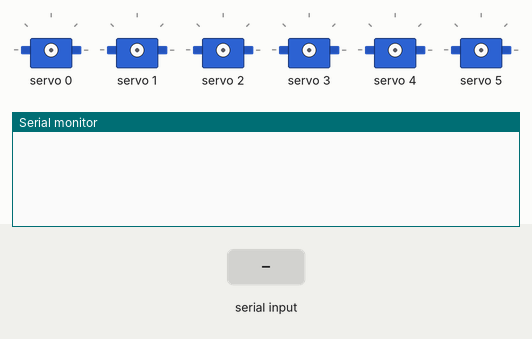
A program run on a simulated Arduino Uno, built with avr-gcc and run on an emulated ATmega328P. Shown: 6 × servo, the last lines printed to the serial monitor. The test bench sets the inputs (shaded band).

Above: at 1.2 s.
1.3 s: "1\n" received over Serial
At 2.2 s:
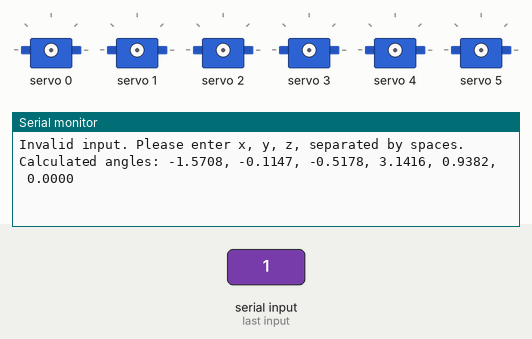
At 3.5 s:
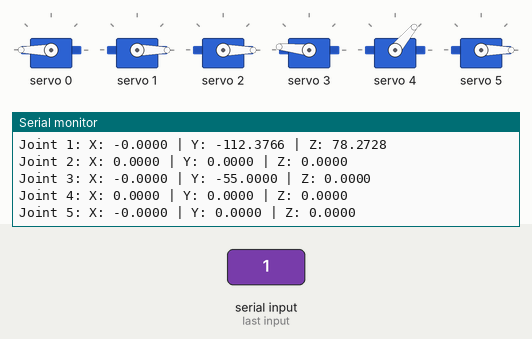
Timing chart, 0 to 5.0 s (numbered marks = the images above; inputs shaded):
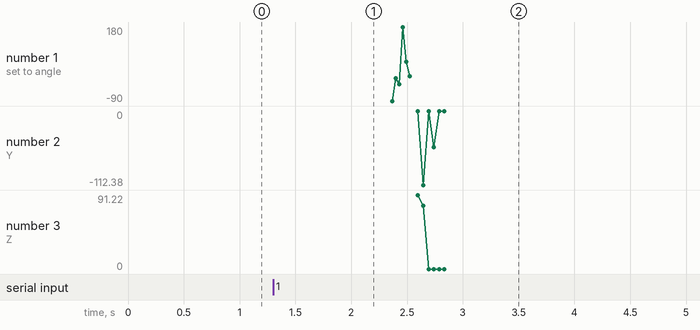

The program:

main.cpp
```cpp
#include <Arduino.h>

#include <Wire.h>                     //to use i2c
#include <Adafruit_PWMServoDriver.h>  // Using Adafruit driver library
#include "IK.h" // Include the IK header file
#include <stdio.h>                                        // Include for sscanf
Adafruit_PWMServoDriver pwm = Adafruit_PWMServoDriver();  //Default address 0x40

#define SERVO_MIN 125  // Corresponds to ~500µs pulse
#define SERVO_MAX 575  // Corresponds to ~2500µs pulse

#define D1 91.22 // Distance from ground to q1 in mm
#define A2 113.12 // Distance from q1 to q2 in mm
#define D4 97.05 // Distance from q2 to wrist in mm
#define D6 55.0 // Distance from wrist to gripper in mm
// Need to go and fix these constants in mm

void motorActivator(uint8_t servoNum, float angle) {
  int pulseLength = map(round(angle), 0,  180, SERVO_MIN, SERVO_MAX); // Need to round up and map to integer for PWM control
  pwm.setPWM(servoNum, 0, pulseLength); //actuate the servos
}

void setup() {
  Serial.begin(9600);  // Start serial communication for debugging purposes
  pwm.begin();         // Initialize the PCA9685 module.
  pwm.setPWMFreq(60);  // Set the PWM frequency suitable for servos.
}


void loop() {
  if (Serial.available() > 0) {
    String input = Serial.readStringUntil('\n');
    input.trim();  // Remove any leading/trailing whitespace or newline
    float x, y, z;
    int firstComma = input.indexOf(',');
    int secondComma = input.indexOf(',', firstComma + 1);

    if (firstComma != -1 && secondComma != -1) {
      String xStr = input.substring(0, firstComma);
      String yStr = input.substring(firstComma + 1, secondComma);
      String zStr = input.substring(secondComma + 1);

      x = xStr.toDouble();
      y = yStr.toDouble();
      z = zStr.toDouble();

      Serial.print("Parsed coordinates -> X: ");
      Serial.print(x);
      Serial.print(" | Y: ");
      Serial.print(y);
      Serial.print(" | Z: ");
      Serial.println(z);
    } else {
      Serial.println("Invalid input. Please enter x, y, z, separated by spaces.");
    }

    double w[3][3]= {{0,1,0},    //the target rotation matrix
                 {0,0,1},
                 {1,0,0}};
    double angles[6] = {0, 0, 0, 0, 0, 0}; // Array to hold the calculated joint angles

    // Compute inverse kinematics
    IK::IK_DATA ikData = {D1, A2, D4, D6}; // Initialize the IK data structure
    IK ik(ikData); // Create an instance of the IK class
    ik.inverseKinematics(x, y, z, w, angles, false); // Perform inverse kinematics

    Serial.print("Calculated angles: ");
    for (int i = 0; i < 6; i++) {
      Serial.print(angles[i], 4); // Print each angle with 4 decimal places
      if (i < 5) Serial.print(", ");
    }
    Serial.println();
    delay(1000); // Delay for a second before the next loop iteration

    // Convert angles to servo positions
    for (int i = 0; i < 6; i++) {
      float servoAngle = IK::toDeg(angles[i]); // Convert radians to degrees
      motorActivator(i, servoAngle); // Activate the servo with the calculated angle
      Serial.print("Servo ");
      Serial.print(i);
      Serial.print(" set to angle: ");
      Serial.println(servoAngle);
    }

    //Double Check by performing forward kinematics
    double jointPos[6][3] = {0}; // Array to hold the joint positions
    ik.forwardKinematics(angles, jointPos); // Perform forward kinematics
    Serial.println("Joint positions after forward kinematics:");
    for (int i = 0; i < 6; i++) {
      Serial.print("Joint ");
      Serial.print(i);
      Serial.print(": X: ");
      Serial.print(jointPos[i][0], 4);
      Serial.print(" | Y: ");
      Serial.print(jointPos[i][1], 4);
      Serial.print(" | Z: ");
      Serial.println(jointPos[i][2], 4);
    }
  }
}
```

IK.h
```cpp
#pragma once

#define PI          3.141592653589793238462
#define half_pi     1.570796326794897
#define degtorad    0.0174532925199
#define radtodeg    57.295779513082

class IK
{
public:
    struct IK_DATA {
        double d1; // Ground to q1
        double a2; // q1 to q2
        double d4; // q2 to wrist
        double d6; // wrist to gripper
    };

    IK(IK_DATA data) : m_IK(data) {}

    void inverseKinematics(double x, double y, double z, double t[3][3], double angles[6], bool flip);
    void forwardKinematics(double angles[6], double jointPos[6][3]);

    static double toRad(double a);
    static double toDeg(double a);

private:
    IK_DATA m_IK;
};
```

IK.cpp
```cpp
#include <unistd.h>
#include <math.h>
#include <float.h>
//#include <iostream>
#include <stdio.h>
#include <time.h>
//#include<vector>
//#include <chrono>

#include "IK.h"

#define x_comp  0
#define y_comp  1
#define z_comp  2

using namespace::std;

double epsilon = 0.0001;

void IK::inverseKinematics(double x, double y, double z, double t[3][3], double angles[6], bool flip)
{
    double xc = x - m_IK.d6*t[0][2];
    double yc = y - m_IK.d6*t[1][2];
    double zc = z - m_IK.d6*t[2][2];

    angles[0] = atan2(yc,xc);

    double D = ( pow(xc,2) + pow(yc,2) + pow((zc-m_IK.d1),2) - pow(m_IK.a2,2) - pow(m_IK.d4,2) ) / (2*m_IK.a2*m_IK.d4);
    angles[2] = atan2(-sqrt(1 - pow(D,2)), D);

    double k1 = m_IK.a2+m_IK.d4*cos(angles[2]);
    double k2 =         m_IK.d4*sin(angles[2]);
    angles[1] = atan2( (zc-m_IK.d1), sqrt(pow(xc,2) + pow(yc,2)) ) - atan2(k2,k1) ;

    angles[2] += PI/2;

    double q1 = angles[0];
    double q2 = angles[1];
    double q3 = angles[2];

    double r11,r12,r13,r21,r22,r23,r31,r32,r33;
    r11=t[0][0]; r12=t[0][1]; r13=t[0][2];
    r21=t[1][0]; r22=t[1][1]; r23=t[1][2];
    r31=t[2][0]; r32=t[2][1]; r33=t[2][2];

    double ax =  r13*cos(q1)*cos(q2 + q3) + r23*cos(q2 + q3)*sin(q1) + r33*sin(q2 + q3);
    double ay = -r23*cos(q1)      + r13*sin(q1);
    double az = -r33*cos(q2 + q3) + r13*cos(q1)*sin(q2 + q3) + r23*sin(q1)*sin(q2 + q3);
    double sz = -r32*cos(q2 + q3) + r12*cos(q1)*sin(q2 + q3) + r22*sin(q1)*sin(q2 + q3);
    double nz = -r31*cos(q2 + q3) + r11*cos(q1)*sin(q2 + q3) + r21*sin(q1)*sin(q2 + q3);

    if (ax == 0) ax = epsilon;
    if (ay == 0) ay = epsilon;

	if (flip) {
		angles[3] = atan2(-ay,-ax);
		angles[4] = atan2(-sqrt(ax*ax+ay*ay),az);
		angles[5] = atan2(-sz,nz);
	}
	else {
		angles[3] = atan2(ay,ax);
		angles[4] = atan2(sqrt(ax*ax+ay*ay),az);
		angles[5] = atan2(sz,-nz);
	}
}

void IK::forwardKinematics(double angles[6], double jointPos[6][3])
{
    double q1,q2,q3,q4,q5;
    q1=angles[0]; q2=angles[1]; q3=angles[2]; q4=angles[3]; q5=angles[4];

    jointPos[0][x_comp] = 0;
    jointPos[0][y_comp] = 0;
    jointPos[0][z_comp] = m_IK.d1;

    jointPos[1][x_comp]  = m_IK.a2*cos(q1)*cos(q2);
    jointPos[1][y_comp]  = m_IK.a2*cos(q2)*sin(q1);
    jointPos[1][z_comp]  = m_IK.d1+m_IK.a2*sin(q2);

    jointPos[2][x_comp] = 0;
    jointPos[2][y_comp] = 0;
    jointPos[2][z_comp] = 0;
    // jointPos[2][x_comp] = cos(q1)*(m_IK.a2*cos(q2) + (m_IK.d4/2.0)*sin(q2+q3));
    // jointPos[2][y_comp] = sin(q1)*(m_IK.a2*cos(q2) + (m_IK.d4/2.0)*sin(q2+q3));
    // jointPos[2][z_comp] = m_IK.d1 - (m_IK.d4/2.0)*cos(q2+q3)+m_IK.a2*sin(q2);

    jointPos[3][x_comp] = cos(q1)*(m_IK.a2*cos(q2) + m_IK.d4*sin(q2+q3));
    jointPos[3][y_comp] = sin(q1)*(m_IK.a2*cos(q2) + m_IK.d4*sin(q2+q3));
    jointPos[3][z_comp] = m_IK.d1 - m_IK.d4*cos(q2+q3) + m_IK.a2*sin(q2);

    jointPos[4][x_comp] = 0;
    jointPos[4][y_comp] = 0;
    jointPos[4][z_comp] = 0;
    // jointPos[4][x_comp] = (m_IK.d6/2.0)*sin(q1)*sin(q4)*sin(q5) + cos(q1)*(m_IK.a2*cos(q2) + (m_IK.d4 + (m_IK.d6/2.0)*cos(q5))*sin(q2 + q3) + (m_IK.d6/2.0)*cos(q2 + q3)*cos(q4)*sin(q5));
    // jointPos[4][y_comp] = cos(q3)*(m_IK.d4 + (m_IK.d6/2.0)*cos(q5))*sin(q1)*sin(q2) - (m_IK.d6/2.0)*(cos(q4)*sin(q1)*sin(q2)*sin(q3) + cos(q1)*sin(q4))*sin(q5) + cos(q2)*sin(q1)*(m_IK.a2 + (m_IK.d4 + (m_IK.d6/2.0)*cos(q5))*sin(q3) + (m_IK.d6/2.0)*cos(q3)*cos(q4)*sin(q5));
    // jointPos[4][z_comp] = m_IK.d1 - cos(q2 + q3)*(m_IK.d4 + (m_IK.d6/2.0)*cos(q5)) + m_IK.a2*sin(q2) + (m_IK.d6/2.0)*cos(q4)*sin(q2 + q3)*sin(q5);

    jointPos[5][x_comp] = m_IK.d6*sin(q1)*sin(q4)*sin(q5) + cos(q1)*(m_IK.a2*cos(q2) + (m_IK.d4 + m_IK.d6*cos(q5))*sin(q2 + q3) + m_IK.d6*cos(q2 + q3)*cos(q4)*sin(q5));
    jointPos[5][y_comp] = cos(q3)*(m_IK.d4 + m_IK.d6*cos(q5))*sin(q1)*sin(q2) - m_IK.d6*(cos(q4)*sin(q1)*sin(q2)*sin(q3) + cos(q1)*sin(q4))*sin(q5) + cos(q2)*sin(q1)*(m_IK.a2 + (m_IK.d4 + m_IK.d6*cos(q5))*sin(q3) + m_IK.d6*cos(q3)*cos(q4)*sin(q5));
    jointPos[5][z_comp] = m_IK.d1 - cos(q2 + q3)*(m_IK.d4 + m_IK.d6*cos(q5)) + m_IK.a2*sin(q2) + m_IK.d6*cos(q4)*sin(q2 + q3)*sin(q5);
}

double IK::toRad(double a) { return a * degtorad; }
double IK::toDeg(double a) { return a * radtodeg; }

void Dot(double m1[3][3], double m2[3][3], double m3[3][3])
{
    for (int y = 0; y < 3; ++y) {
        for (int x = 0; x < 3; ++x) {
            double sum = 0;
            for (int i = 0; i < 3; ++i)
                sum += m1[y][i] * m2[i][x];

            m3[y][x] = sum;
        }
    }
}
```

Measured:
- after the input at 1.3 s, the serial monitor: prints a new line at once (image 1)
